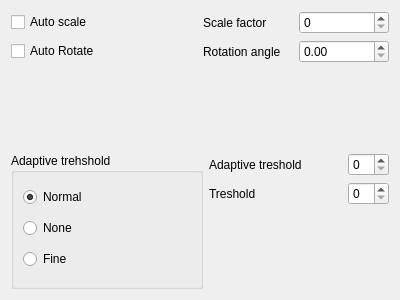
<?xml version="1.0" encoding="UTF-8"?>
<ui version="4.0">
 <class>ImageOptionsControl</class>
 <widget class="QWidget" name="ImageOptionsControl">
  <property name="geometry">
   <rect>
    <x>0</x>
    <y>0</y>
    <width>400</width>
    <height>300</height>
   </rect>
  </property>
  <property name="windowTitle">
   <string>Form</string>
  </property>
  <layout class="QGridLayout" name="gridLayout">
   <item row="0" column="0" colspan="3">
    <layout class="QHBoxLayout" name="horizontalLayout_2">
     <item>
      <widget class="QCheckBox" name="autoScaleCheckbox">
       <property name="text">
        <string>Auto scale</string>
       </property>
      </widget>
     </item>
     <item>
      <layout class="QHBoxLayout" name="horizontalLayout">
       <item>
        <widget class="QLabel" name="scaleFactorLabel">
         <property name="text">
          <string>Scale factor</string>
         </property>
        </widget>
       </item>
       <item>
        <widget class="QSpinBox" name="scaleFactorSpinbox"/>
       </item>
      </layout>
     </item>
    </layout>
   </item>
   <item row="1" column="0" colspan="3">
    <layout class="QHBoxLayout" name="horizontalLayout_6">
     <item>
      <widget class="QCheckBox" name="autoRotateCheckbox">
       <property name="text">
        <string>Auto Rotate</string>
       </property>
      </widget>
     </item>
     <item>
      <layout class="QHBoxLayout" name="horizontalLayout_4">
       <item>
        <widget class="QLabel" name="rotationAngleLabel">
         <property name="text">
          <string>Rotation angle</string>
         </property>
         <property name="buddy">
          <cstring>rotationAngleSpinbox</cstring>
         </property>
        </widget>
       </item>
       <item>
        <widget class="QDoubleSpinBox" name="rotationAngleSpinbox"/>
       </item>
      </layout>
     </item>
    </layout>
   </item>
   <item row="2" column="1">
    <spacer name="verticalSpacer_2">
     <property name="orientation">
      <enum>Qt::Vertical</enum>
     </property>
     <property name="sizeHint" stdset="0">
      <size>
       <width>20</width>
       <height>77</height>
      </size>
     </property>
    </spacer>
   </item>
   <item row="3" column="0" rowspan="3" colspan="2">
    <widget class="QGroupBox" name="adaptiveTrehsoldGroupBox">
     <property name="title">
      <string>Adaptive trehshold</string>
     </property>
     <layout class="QVBoxLayout" name="verticalLayout">
      <item>
       <widget class="QRadioButton" name="trehsoldNormalRadioButton">
        <property name="text">
         <string>Normal</string>
        </property>
        <property name="checked">
         <bool>true</bool>
        </property>
       </widget>
      </item>
      <item>
       <widget class="QRadioButton" name="trehsoldNoneRadioButton">
        <property name="text">
         <string>None</string>
        </property>
       </widget>
      </item>
      <item>
       <widget class="QRadioButton" name="trehsoldFineRadioButton">
        <property name="text">
         <string>Fine</string>
        </property>
       </widget>
      </item>
     </layout>
    </widget>
   </item>
   <item row="3" column="2">
    <layout class="QHBoxLayout" name="horizontalLayout_7">
     <item>
      <widget class="QLabel" name="adaptiveTrehsoldLabel">
       <property name="text">
        <string>Adaptive treshold</string>
       </property>
      </widget>
     </item>
     <item>
      <spacer name="horizontalSpacer">
       <property name="orientation">
        <enum>Qt::Horizontal</enum>
       </property>
       <property name="sizeType">
        <enum>QSizePolicy::Maximum</enum>
       </property>
       <property name="sizeHint" stdset="0">
        <size>
         <width>40</width>
         <height>20</height>
        </size>
       </property>
      </spacer>
     </item>
     <item>
      <widget class="QSpinBox" name="adaptiveTrehsoldSpinBox">
       <property name="sizePolicy">
        <sizepolicy hsizetype="Minimum" vsizetype="Fixed">
         <horstretch>0</horstretch>
         <verstretch>0</verstretch>
        </sizepolicy>
       </property>
      </widget>
     </item>
    </layout>
   </item>
   <item row="4" column="2">
    <layout class="QHBoxLayout" name="horizontalLayout_8">
     <item>
      <widget class="QLabel" name="tresholdLabel">
       <property name="text">
        <string>Treshold</string>
       </property>
      </widget>
     </item>
     <item>
      <spacer name="horizontalSpacer_2">
       <property name="orientation">
        <enum>Qt::Horizontal</enum>
       </property>
       <property name="sizeType">
        <enum>QSizePolicy::Maximum</enum>
       </property>
       <property name="sizeHint" stdset="0">
        <size>
         <width>40</width>
         <height>20</height>
        </size>
       </property>
      </spacer>
     </item>
     <item>
      <widget class="QSpinBox" name="tresholdSpinbox">
       <property name="sizePolicy">
        <sizepolicy hsizetype="Maximum" vsizetype="Fixed">
         <horstretch>0</horstretch>
         <verstretch>0</verstretch>
        </sizepolicy>
       </property>
      </widget>
     </item>
    </layout>
   </item>
   <item row="5" column="2">
    <spacer name="verticalSpacer">
     <property name="orientation">
      <enum>Qt::Vertical</enum>
     </property>
     <property name="sizeHint" stdset="0">
      <size>
       <width>20</width>
       <height>77</height>
      </size>
     </property>
    </spacer>
   </item>
  </layout>
 </widget>
 <resources/>
 <connections/>
</ui>
